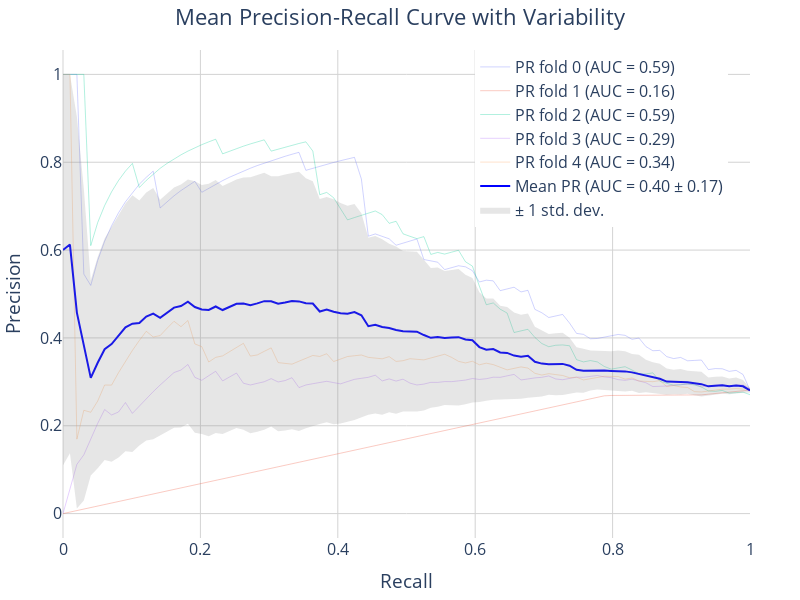

This figure's notebook cell:
### Code cell
import numpy as np
import plotly.graph_objects as go
from sklearn.metrics import precision_recall_curve, auc


precisions = []
aucs = []
mean_recall = np.linspace(0, 1, 100)

# Simulate multiple folds for the example
for fold, (y_true, y_pred) in enumerate(zip(true_labels, test_predictions)):

    precision, recall, _ = precision_recall_curve(y_true, y_pred)
    pr_auc = auc(recall, precision)
    aucs.append(pr_auc)

    interp_precision = np.interp(mean_recall, recall[::-1], precision[::-1])
    precisions.append(interp_precision)

# Calculate the mean and standard deviation of the precisions
mean_precision = np.mean(precisions, axis=0)
mean_auc = auc(mean_recall, mean_precision)
std_auc = np.std(aucs)

std_precision = np.std(precisions, axis=0)
precisions_upper = np.minimum(mean_precision + std_precision, 1)
precisions_lower = np.maximum(mean_precision - std_precision, 0)

# Create the plotly figure
fig = go.Figure()

# Add each fold's Precision-Recall curve
for i, (precision, auc_val) in enumerate(zip(precisions, aucs)):
    fig.add_trace(go.Scatter(
        x=mean_recall, y=precision,
        mode='lines',
        line=dict(width=1),
        name=f'PR fold {i} (AUC = {auc_val:.2f})',
        opacity=0.3
    ))

# Add the mean Precision-Recall curve
fig.add_trace(go.Scatter(
    x=mean_recall, y=mean_precision,
    mode='lines',
    line=dict(color='blue', width=2),
    name=f'Mean PR (AUC = {mean_auc:.2f} ± {std_auc:.2f})'
))

# Add the standard deviation fill
fig.add_trace(go.Scatter(
    x=np.concatenate([mean_recall, mean_recall[::-1]]),
    y=np.concatenate([precisions_upper, precisions_lower[::-1]]),
    fill='toself',
    fillcolor='rgba(128, 128, 128, 0.2)',
    line=dict(color='rgba(255, 255, 255, 0)'),
    hoverinfo="skip",
    showlegend=True,
    name='± 1 std. dev.'
))

# Update layout
fig.update_layout(
    title=dict(text='Mean Precision-Recall Curve with Variability', x=0.5),
    xaxis_title='Recall',
    yaxis_title='Precision',
    legend=dict(x=0.6, y=1),
    width=800, height=600,
    font=dict(size=16),
    margin=dict(l=50, r=50, t=50, b=50),
    paper_bgcolor='white',
    plot_bgcolor='white'
)

# Add grid lines and adjust axes
fig.update_xaxes(showgrid=True, gridwidth=1, gridcolor='lightgray', zeroline=True, zerolinewidth=1, zerolinecolor='lightgray')
fig.update_yaxes(showgrid=True, gridwidth=1, gridcolor='lightgray', zeroline=True, zerolinewidth=1, zerolinecolor='lightgray')

# Show plot
fig.show()
fig.write_image(os.path.join(figures_dir,"Precision_Recall_Picai."+extension),scale=6)
